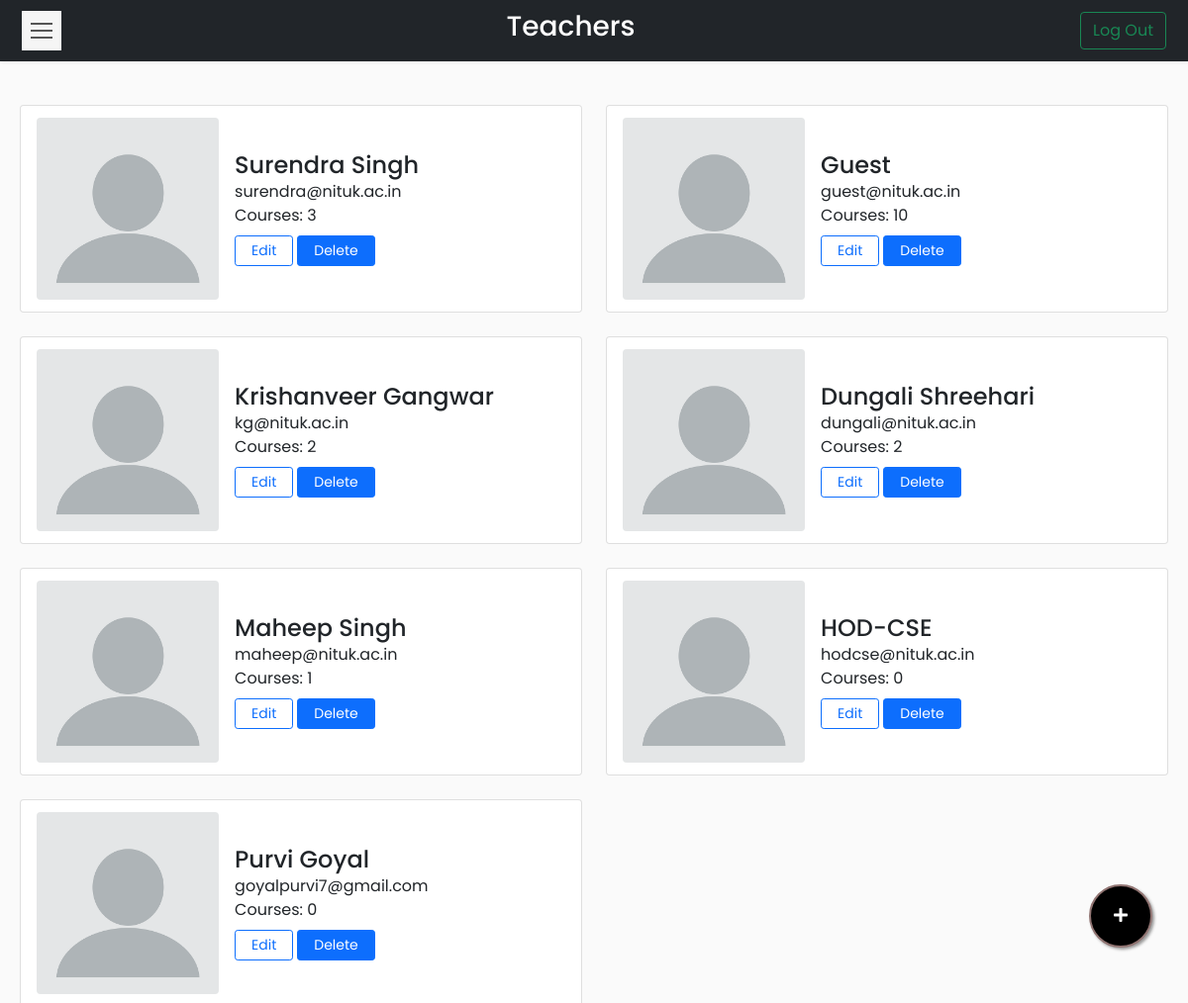
Screenshot of /Codes/dashboard_admin.php (signed in) with the database file from the repository.
### tables this page shows
CREATE TABLE `users` (
  `id` int(11) NOT NULL,
  `username` varchar(25) NOT NULL,
  `email` varchar(30) NOT NULL,
  `password` varchar(20) NOT NULL,
  `image_url` text NOT NULL DEFAULT 'IMG-5f8954bd209a92.78214246.jpg',
  `level` int(5) NOT NULL DEFAULT 3,
  `department` varchar(60) NOT NULL
);

### Codes/dashboard_admin.php (the view, shortened to what this page needs)
<?php
if (isset($_SESSION['id'])) {
    require_once __DIR__ . '/connection/connect.php';
?>
    <!DOCTYPE html>
    <html>
    <head>
        <link rel="stylesheet" href="css/bootstrap.min.css" />
        <link rel="stylesheet" href="https://cdnjs.cloudflare.com/ajax/libs/font-awesome/4.7.0/css/font-awesome.min.css">
        <link rel="stylesheet" href="css/custom.css" />
    </head>
    <body>
        <nav class="navbar navbar-light bg-dark">
            <div class="container-fluid">
                <button type="button" id="sidebarCollapse" class="navbar-btn">
                    <span></span>
                    <span></span>
                    <span></span>
                </button>
                <span class="text-white h3">Teachers</span>
                <form class="d-flex">
                    <a href="logout.php">
                        <button class="btn btn-outline-success" type="button">Log Out</button>
                    </a>
                </form>
            </div>
        </nav>
        <div class="wrapper">
            <div id="content">
                <div class="row row-cols-1 row-cols-lg-2 row-cols-xxl-3 g-4">
                    <?php
                    $sql = "SELECT id, username, email FROM users";
                    $result = $conn->query($sql);
                    while ($row = $result->fetch_assoc()) {
                        if ($row['username'] == "Admin") {
                            continue;
                        }
                        $sql1 = "SELECT course_code FROM courses WHERE id=" . $row['id'];
                        $result1 = $conn->query($sql1);
                        $course_count = $result1->num_rows;
                    ?>
                        <div class="col">
                            <span>
                                <div class="container mt-4 d-flex justify-content-center card h-100 ps-3">
                                    <div class="d-flex align-items-center">
                                        <img src="images/generic_image.png" class="rounded" width="35%" alt="Teacher Image" onclick="javascript:location.href='teacher_courses_admin.php?id=<?php echo $row['id']; ?>'" style="cursor:pointer">
                                        <div class="ms-3 w-auto">
                                            <h4 class="mb-0 mt-0 text-break" onclick="javascript:location.href='teacher_courses_admin.php?id=<?php echo $row['id']; ?>'" style="cursor:pointer"><?php echo $row['username'] ?></h4> <span onclick="javascript:location.href='teacher_courses_admin.php?id=<?php echo $row['id']; ?>'" style="cursor:pointer"><?php echo $row['email'] ?></span><br>
                                            <span onclick="javascript:location.href='teacher_courses_admin.php?id=<?php echo $row['id']; ?>'" style="cursor:pointer">Courses: <?php echo $course_count ?></span>
                            </span>
                            <div class="button mt-2 d-flex flex-row align-items-center">
                                <a class="btn btn-sm btn-outline-primary w-auto px-3" data-bs-toggle="modal" data-bs-target="#edit_user" data-bs-whatever="<?php echo $row['id'] ?>">Edit</a>
                                <a class="btn btn-sm btn-primary ms-1 w-auto px-3" data-bs-toggle="modal" data-bs-target="#delete" data-bs-whatever="<?php echo $row['id'] ?>">Delete</a>
                            </div>
                        </div>
                </div>
            </div>
        </div>
    <?php } ?>
    <button type="button" id="addIcon" data-bs-toggle="modal" data-bs-target="#new_user">
        <i class="fa fa-plus"></i>
    </button>
<?php
} else {
    header('Location: index.php?error=INVALID USER');
    exit();
}
?>
    </body>
    </html>

### Codes/css/custom.css (style rules this page uses)
body { font-family: "Poppins", sans-serif; background: #fafafa; max-height: 100vh !important; overflow-y: scroll; }
a, a:hover, a:focus { color: inherit; text-decoration: none; transition: all 0.3s; }
.navbar { padding: 10px 10px; background: #fff; border: none; border-radius: 5; margin-bottom: 0px; box-shadow: 1px 1px 3px rgba(0, 0, 0, 0.1); }
.navbar-btn { box-shadow: none; outline: none !important; border: none; }
.wrapper { display: flex; width: 100%; align-items: stretch; perspective: 1500px; height: 100%; overflow-y: hidden; }
#content { width: 100%; min-height: 93vh; padding: 20px; transition: all 0.3s; }
#sidebarCollapse { width: 40px; height: 40px; background: #f5f5f5; cursor: pointer; }
#sidebarCollapse span { width: 80%; height: 2px; margin: 0 auto; display: block; background: #555; transition: all 0.8s cubic-bezier(0.81, -0.33, 0.345, 1.375); transition-delay: 0.2s; }
#sidebarCollapse span:first-of-type { transform: rotate(45deg) translate(2px, 2px); }
#sidebarCollapse span:nth-of-type(2) { opacity: 0; }
#sidebarCollapse span:last-of-type { transform: rotate(-45deg) translate(1px, -1px); }
@media (max-width: 10000px) { #sidebarCollapse span:first-of-type, #sidebarCollapse span:nth-of-type(2), #sidebarCollapse span:last-of-type { transform: none; opacity: 1; margin: 5px auto; } }
.card { transition: all 0.5s ease; justify-content: space-between; }
#addIcon { position: fixed !important; width:8vh; height:8vh; right: 3vw; bottom: 7vh; z-index: 10; background-color:black; border: 2px solid #917472; color:#FFF; border-radius:50%; box-shadow: 2px 2px 3px #999; }

### rows the page displays
users: username "Surendra Singh", email "surendra@nituk.ac.in", course_count "3"
users: username "Guest", email "guest@nituk.ac.in", course_count "10"
users: username "Krishanveer Gangwar", email "kg@nituk.ac.in", course_count "2"
users: username "Dungali Shreehari", email "dungali@nituk.ac.in", course_count "2"
users: username "Maheep Singh", email "maheep@nituk.ac.in", course_count "1"
users: username "HOD-CSE", email "hodcse@nituk.ac.in", course_count "0"
users: username "Purvi Goyal", email "goyalpurvi7@gmail.com", course_count "0"
